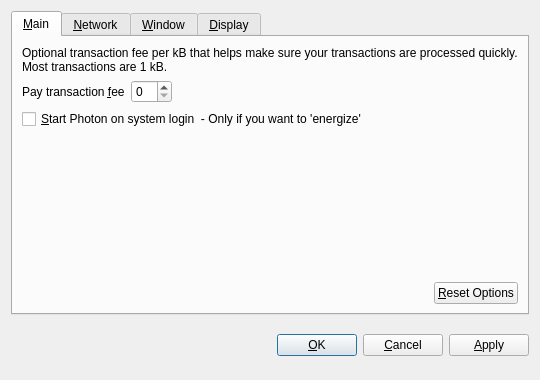
<?xml version="1.0" encoding="UTF-8"?>
<ui version="4.0">
 <class>OptionsDialog</class>
 <widget class="QDialog" name="OptionsDialog">
  <property name="geometry">
   <rect>
    <x>0</x>
    <y>0</y>
    <width>540</width>
    <height>380</height>
   </rect>
  </property>
  <property name="windowTitle">
   <string>Options</string>
  </property>
  <property name="modal">
   <bool>true</bool>
  </property>
  <layout class="QVBoxLayout" name="verticalLayout">
   <item>
    <widget class="QTabWidget" name="tabWidget">
     <property name="tabPosition">
      <enum>QTabWidget::North</enum>
     </property>
     <property name="currentIndex">
      <number>0</number>
     </property>
     <widget class="QWidget" name="tabMain">
      <attribute name="title">
       <string>&amp;Main</string>
      </attribute>
      <layout class="QVBoxLayout" name="verticalLayout_Main">
       <item>
        <widget class="QLabel" name="transactionFeeInfoLabel">
         <property name="text">
          <string>Optional transaction fee per kB that helps make sure your transactions are processed quickly. Most transactions are 1 kB.</string>
         </property>
         <property name="textFormat">
          <enum>Qt::PlainText</enum>
         </property>
         <property name="wordWrap">
          <bool>true</bool>
         </property>
        </widget>
       </item>
       <item>
        <layout class="QHBoxLayout" name="horizontalLayout_1_Main">
         <item>
          <widget class="QLabel" name="transactionFeeLabel">
           <property name="text">
            <string>Pay transaction &amp;fee</string>
           </property>
           <property name="textFormat">
            <enum>Qt::PlainText</enum>
           </property>
           <property name="buddy">
            <cstring>transactionFee</cstring>
           </property>
          </widget>
         </item>
         <item>
          <widget class="BitcoinAmountField" name="transactionFee"/>
         </item>
         <item>
          <spacer name="horizontalSpacer_1_Main">
           <property name="orientation">
            <enum>Qt::Horizontal</enum>
           </property>
           <property name="sizeHint" stdset="0">
            <size>
             <width>40</width>
             <height>20</height>
            </size>
           </property>
          </spacer>
         </item>
        </layout>
       </item>
       <item>
        <widget class="QCheckBox" name="bitcoinAtStartup">
         <property name="toolTip">
          <string>Automatically start Photon after logging in to the system.</string>
         </property>
         <property name="text">
          <string>&amp;Start Photon on system login  - Only if you want to 'energize' </string>
         </property>
        </widget>
       </item>
       <item>
        <spacer name="verticalSpacer_Main">
         <property name="orientation">
          <enum>Qt::Vertical</enum>
         </property>
         <property name="sizeHint" stdset="0">
          <size>
           <width>20</width>
           <height>40</height>
          </size>
         </property>
        </spacer>
       </item>
       <item>
        <layout class="QHBoxLayout" name="horizontalLayout_2_Main">
         <item>
          <spacer name="horizontalSpacer_2_Main">
           <property name="orientation">
            <enum>Qt::Horizontal</enum>
           </property>
           <property name="sizeHint" stdset="0">
            <size>
             <width>40</width>
             <height>20</height>
            </size>
           </property>
          </spacer>
         </item>
         <item>
          <widget class="QPushButton" name="resetButton">
           <property name="toolTip">
            <string>Reset all client options to default.</string>
           </property>
           <property name="text">
            <string>&amp;Reset Options</string>
           </property>
           <property name="autoDefault">
            <bool>false</bool>
           </property>
          </widget>
         </item>
        </layout>
       </item>
      </layout>
     </widget>
     <widget class="QWidget" name="tabNetwork">
      <attribute name="title">
       <string>&amp;Network</string>
      </attribute>
      <layout class="QVBoxLayout" name="verticalLayout_Network">
       <item>
        <widget class="QCheckBox" name="mapPortUpnp">
         <property name="toolTip">
          <string>Automatically open the Photon client port on the router. This only works when your router supports UPnP and it is enabled.</string>
         </property>
         <property name="text">
          <string>Map port using &amp;UPnP</string>
         </property>
        </widget>
       </item>
       <item>
        <widget class="QCheckBox" name="connectSocks">
         <property name="toolTip">
          <string>Connect to the Photon network through a SOCKS proxy (e.g. when connecting through Tor).</string>
         </property>
         <property name="text">
          <string>&amp;Connect through SOCKS proxy:</string>
         </property>
        </widget>
       </item>
       <item>
        <layout class="QHBoxLayout" name="horizontalLayout_Network">
         <item>
          <widget class="QLabel" name="proxyIpLabel">
           <property name="text">
            <string>Proxy &amp;IP:</string>
           </property>
           <property name="textFormat">
            <enum>Qt::PlainText</enum>
           </property>
           <property name="buddy">
            <cstring>proxyIp</cstring>
           </property>
          </widget>
         </item>
         <item>
          <widget class="QValidatedLineEdit" name="proxyIp">
           <property name="maximumSize">
            <size>
             <width>140</width>
             <height>16777215</height>
            </size>
           </property>
           <property name="toolTip">
            <string>IP address of the proxy (e.g. 127.0.0.1)</string>
           </property>
          </widget>
         </item>
         <item>
          <widget class="QLabel" name="proxyPortLabel">
           <property name="text">
            <string>&amp;Port:</string>
           </property>
           <property name="textFormat">
            <enum>Qt::PlainText</enum>
           </property>
           <property name="buddy">
            <cstring>proxyPort</cstring>
           </property>
          </widget>
         </item>
         <item>
          <widget class="QLineEdit" name="proxyPort">
           <property name="maximumSize">
            <size>
             <width>55</width>
             <height>16777215</height>
            </size>
           </property>
           <property name="toolTip">
            <string>Port of the proxy (e.g. 9050)</string>
           </property>
          </widget>
         </item>
         <item>
          <widget class="QLabel" name="socksVersionLabel">
           <property name="text">
            <string>SOCKS &amp;Version:</string>
           </property>
           <property name="textFormat">
            <enum>Qt::PlainText</enum>
           </property>
           <property name="buddy">
            <cstring>socksVersion</cstring>
           </property>
          </widget>
         </item>
         <item>
          <widget class="QValueComboBox" name="socksVersion">
           <property name="toolTip">
            <string>SOCKS version of the proxy (e.g. 5)</string>
           </property>
          </widget>
         </item>
         <item>
          <spacer name="horizontalSpacer_Network">
           <property name="orientation">
            <enum>Qt::Horizontal</enum>
           </property>
           <property name="sizeHint" stdset="0">
            <size>
             <width>40</width>
             <height>20</height>
            </size>
           </property>
          </spacer>
         </item>
        </layout>
       </item>
       <item>
        <spacer name="verticalSpacer_Network">
         <property name="orientation">
          <enum>Qt::Vertical</enum>
         </property>
         <property name="sizeHint" stdset="0">
          <size>
           <width>20</width>
           <height>40</height>
          </size>
         </property>
        </spacer>
       </item>
      </layout>
     </widget>
     <widget class="QWidget" name="tabWindow">
      <attribute name="title">
       <string>&amp;Window</string>
      </attribute>
      <layout class="QVBoxLayout" name="verticalLayout_Window">
       <item>
        <widget class="QCheckBox" name="minimizeToTray">
         <property name="toolTip">
          <string>Show only a tray icon after minimizing the window.</string>
         </property>
         <property name="text">
          <string>&amp;Minimize to the tray instead of the taskbar</string>
         </property>
        </widget>
       </item>
       <item>
        <widget class="QCheckBox" name="minimizeOnClose">
         <property name="toolTip">
          <string>Minimize instead of exit the application when the window is closed. When this option is enabled, the application will be closed only after selecting Quit in the menu.</string>
         </property>
         <property name="text">
          <string>M&amp;inimize on close</string>
         </property>
        </widget>
       </item>
       <item>
        <spacer name="verticalSpacer_Window">
         <property name="orientation">
          <enum>Qt::Vertical</enum>
         </property>
         <property name="sizeHint" stdset="0">
          <size>
           <width>20</width>
           <height>40</height>
          </size>
         </property>
        </spacer>
       </item>
      </layout>
     </widget>
     <widget class="QWidget" name="tabDisplay">
      <attribute name="title">
       <string>&amp;Display</string>
      </attribute>
      <layout class="QVBoxLayout" name="verticalLayout_Display">
       <item>
        <layout class="QHBoxLayout" name="horizontalLayout_1_Display">
         <item>
          <widget class="QLabel" name="langLabel">
           <property name="text">
            <string>User Interface &amp;language:</string>
           </property>
           <property name="textFormat">
            <enum>Qt::PlainText</enum>
           </property>
           <property name="buddy">
            <cstring>lang</cstring>
           </property>
          </widget>
         </item>
         <item>
          <widget class="QValueComboBox" name="lang">
           <property name="toolTip">
            <string>The user interface language can be set here. This setting will take effect after restarting Photon.</string>
           </property>
          </widget>
         </item>
        </layout>
       </item>
       <item>
        <layout class="QHBoxLayout" name="horizontalLayout_2_Display">
         <item>
          <widget class="QLabel" name="unitLabel">
           <property name="text">
            <string>&amp;Unit to show amounts in:</string>
           </property>
           <property name="textFormat">
            <enum>Qt::PlainText</enum>
           </property>
           <property name="buddy">
            <cstring>unit</cstring>
           </property>
          </widget>
         </item>
         <item>
          <widget class="QValueComboBox" name="unit">
           <property name="toolTip">
            <string>Choose the default subdivision unit to show in the interface and when sending coins.</string>
           </property>
          </widget>
         </item>
        </layout>
       </item>
       <item>
        <widget class="QCheckBox" name="displayAddresses">
         <property name="toolTip">
          <string>Whether to show Photon addresses in the transaction list or not.</string>
         </property>
         <property name="text">
          <string>&amp;Display addresses in transaction list</string>
         </property>
        </widget>
       </item>
       <item>
        <widget class="QCheckBox" name="coinControlFeatures">
         <property name="toolTip">
          <string>Whether to show coin control features or not.</string>
         </property>
         <property name="text">
          <string>Display coin &amp;control features (experts only!)</string>
         </property>
        </widget>
       </item>
       <item>
        <spacer name="verticalSpacer_Display">
         <property name="orientation">
          <enum>Qt::Vertical</enum>
         </property>
         <property name="sizeHint" stdset="0">
          <size>
           <width>20</width>
           <height>40</height>
          </size>
         </property>
        </spacer>
       </item>
      </layout>
     </widget>
    </widget>
   </item>
   <item>
    <layout class="QHBoxLayout" name="horizontalLayout_Buttons">
     <item>
      <spacer name="horizontalSpacer_1">
       <property name="orientation">
        <enum>Qt::Horizontal</enum>
       </property>
       <property name="sizeHint" stdset="0">
        <size>
         <width>40</width>
         <height>48</height>
        </size>
       </property>
      </spacer>
     </item>
     <item>
      <widget class="QLabel" name="statusLabel">
       <property name="font">
        <font>
         <weight>75</weight>
         <bold>true</bold>
        </font>
       </property>
       <property name="text">
        <string/>
       </property>
       <property name="textFormat">
        <enum>Qt::PlainText</enum>
       </property>
       <property name="wordWrap">
        <bool>true</bool>
       </property>
      </widget>
     </item>
     <item>
      <spacer name="horizontalSpacer_2">
       <property name="orientation">
        <enum>Qt::Horizontal</enum>
       </property>
       <property name="sizeHint" stdset="0">
        <size>
         <width>40</width>
         <height>48</height>
        </size>
       </property>
      </spacer>
     </item>
     <item>
      <widget class="QPushButton" name="okButton">
       <property name="text">
        <string>&amp;OK</string>
       </property>
      </widget>
     </item>
     <item>
      <widget class="QPushButton" name="cancelButton">
       <property name="text">
        <string>&amp;Cancel</string>
       </property>
       <property name="autoDefault">
        <bool>false</bool>
       </property>
      </widget>
     </item>
     <item>
      <widget class="QPushButton" name="applyButton">
       <property name="text">
        <string>&amp;Apply</string>
       </property>
       <property name="autoDefault">
        <bool>false</bool>
       </property>
      </widget>
     </item>
    </layout>
   </item>
  </layout>
 </widget>
 <customwidgets>
  <customwidget>
   <class>BitcoinAmountField</class>
   <extends>QSpinBox</extends>
   <header>bitcoinamountfield.h</header>
  </customwidget>
  <customwidget>
   <class>QValueComboBox</class>
   <extends>QComboBox</extends>
   <header>qvaluecombobox.h</header>
  </customwidget>
  <customwidget>
   <class>QValidatedLineEdit</class>
   <extends>QLineEdit</extends>
   <header>qvalidatedlineedit.h</header>
  </customwidget>
 </customwidgets>
 <resources/>
 <connections/>
</ui>
